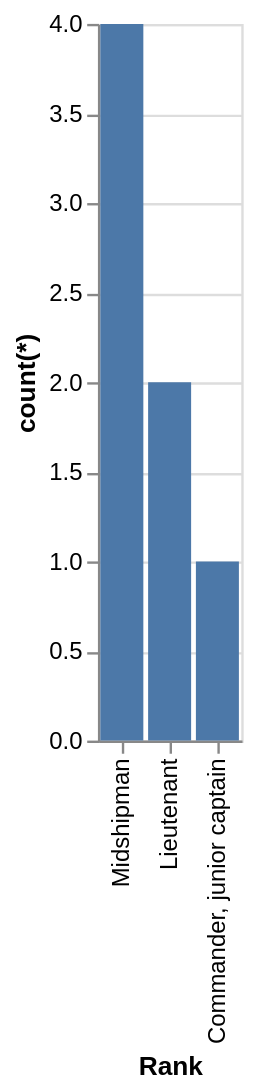

Describe this chart as a Vega-Lite specification.
### Vega-Lite specification from a JSON file in a GitHub repository (floating-point values rounded to 4 significant figures)
{"data": {"values": [{"x_data": "Midshipman", "y_data": 4}, {"x_data": "Lieutenant", "y_data": 2}, {"x_data": "Commander, junior captain", "y_data": 1}]}, "mark": "bar", "encoding": {"x": {"field": "x_data", "type": "nominal", "title": "Rank", "sort": "descending"}, "y": {"field": "y_data", "type": "quantitative", "title": "count(*)"}}}
